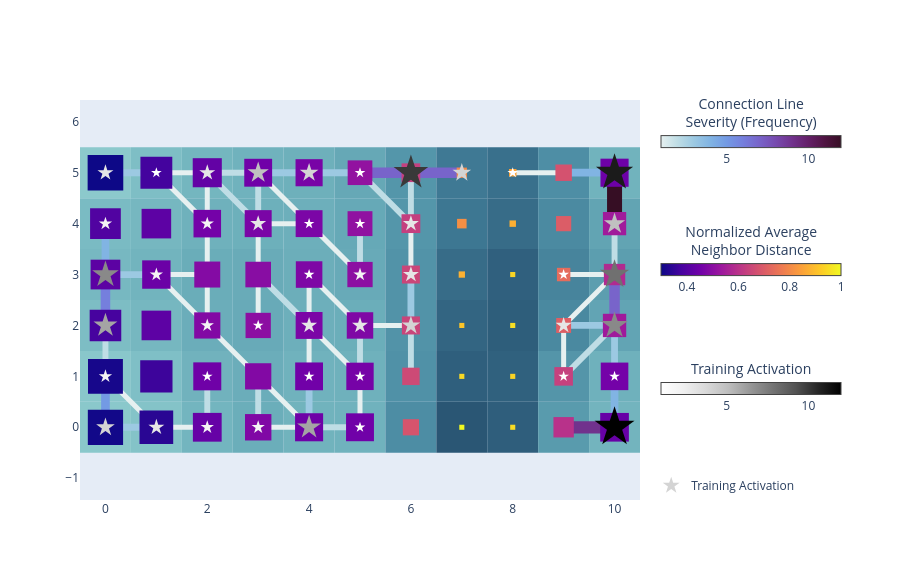

Notebook cell for this chart:
### Code cell
basin.pond(base_style=modern_style) \
    .rhizome_layer() \
    .pad_layer() \
    .petal_layer() \
    .visualize();

### Figure 1 — Plotly figure (JSON) as saved in the notebook; plotly's stock layout.template omitted (floating-point values rounded to 4 significant figures)
{"data": [{"hoverinfo": "none", "marker": {"cmax": 12, "cmin": 1, "color": [1], "colorbar": {"len": 200, "lenmode": "pixels", "orientation": "h", "thickness": 12, "title": {"side": "top", "text": "Connection Line<br>Severity (Frequency)"}, "x": 1.02, "xanchor": "left", "y": 0.92, "yanchor": "middle"}, "colorscale": [[0, "rgb(230, 240, 240)"], [0.09091, "rgb(191, 221, 229)"], [0.1818, "rgb(156, 201, 226)"], [0.2727, "rgb(129, 180, 227)"], [0.3636, "rgb(115, 154, 228)"], [0.4545, "rgb(117, 127, 221)"], [0.5455, "rgb(120, 100, 202)"], [0.6364, "rgb(119, 74, 175)"], [0.7273, "rgb(113, 50, 141)"], [0.8182, "rgb(100, 31, 104)"], [0.9091, "rgb(80, 20, 66)"], [1, "rgb(54, 14, 36)"]], "showscale": true}, "mode": "markers", "showlegend": false, "type": "scatter", "x": [null], "y": [null]}, {"hoverinfo": "none", "marker": {"cmax": 1, "cmin": 0.3, "color": [0.3], "colorbar": {"len": 200, "lenmode": "pixels", "orientation": "h", "thickness": 12, "title": {"side": "top", "text": "Normalized Average<br>Neighbor Distance"}, "x": 1.02, "xanchor": "left", "y": 0.6, "yanchor": "middle"}, "colorscale": [[0, "#0d0887"], [0.1111, "#46039f"], [0.2222, "#7201a8"], [0.3333, "#9c179e"], [0.4444, "#bd3786"], [0.5556, "#d8576b"], [0.6667, "#ed7953"], [0.7778, "#fb9f3a"], [0.8889, "#fdca26"], [1, "#f0f921"]], "showscale": true}, "mode": "markers", "showlegend": false, "type": "scatter", "x": [null], "y": [null]}, {"legendgroup": "petal", "marker": {"cmax": 12, "cmin": 1, "color": [4, 3, 2, 2, 6, 1, 12, 2, 1, 1, 1, 1, 1, 6, 2, 1, 3, 3, 4, 3, 7, 7, 2, 1, 2, 3, 1, 8, 2, 2, 3, 1, 1, 3, 5, 3, 1, 3, 5, 4, 1, 10, 4, 1, 11], "colorbar": {"len": 200, "lenmode": "pixels", "orientation": "h", "thickness": 12, "title": {"side": "top", "text": "Training Activation"}, "x": 1.02, "xanchor": "left", "y": 0.28, "yanchor": "middle"}, "colorscale": [[0, "rgb(255,255,255)"], [0.125, "rgb(240,240,240)"], [0.25, "rgb(217,217,217)"], [0.375, "rgb(189,189,189)"], [0.5, "rgb(150,150,150)"], [0.625, "rgb(115,115,115)"], [0.75, "rgb(82,82,82)"], [0.875, "rgb(37,37,37)"], [1, "rgb(0,0,0)"]], "line": {"color": [4, 3, 2, 2, 6, 1, 12, 2, 1, 1, 1, 1, 1, 6, 2, 1, 3, 3, 4, 3, 7, 7, 2, 1, 2, 3, 1, 8, 2, 2, 3, 1, 1, 3, 5, 3, 1, 3, 5, 4, 1, 10, 4, 1, 11], "colorscale": [[0, "rgb(255,255,255)"], [0.125, "rgb(240,240,240)"], [0.25, "rgb(217,217,217)"], [0.375, "rgb(189,189,189)"], [0.5, "rgb(150,150,150)"], [0.625, "rgb(115,115,115)"], [0.75, "rgb(82,82,82)"], [0.875, "rgb(37,37,37)"], [1, "rgb(0,0,0)"]], "width": 0}, "opacity": 1, "showscale": true, "size": [14.0, 12.0, 10.0, 10.0, 18.0, 8.0, 30.0, 10.0, 8.0, 8.0, 8.0, 8.0, 8.0, 18.0, 10.0, 8.0, 12.0, 12.0, 14.0, 12.0, 20.0, 20.0, 10.0, 8.0, 10.0, 12.0, 8.0, 22.0, 10.0, 10.0, 12.0, 8.0, 8.0, 12.0, 16.0, 12.0, 8.0, 12.0, 16.0, 14.0, 8.0, 26.0, 14.0, 8.0, 28.0], "symbol": "star"}, "mode": "markers", "name": "Training Activation", "type": "scatter", "x": [0, 1, 2, 3, 4, 5, 10, 0, 2, 4, 5, 9, 10, 0, 2, 3, 4, 5, 6, 9, 10, 0, 1, 4, 5, 6, 9, 10, 0, 2, 3, 4, 5, 6, 10, 0, 1, 2, 3, 4, 5, 6, 7, 8, 10], "y": [0, 0, 0, 0, 0, 0, 0, 1, 1, 1, 1, 1, 1, 2, 2, 2, 2, 2, 2, 2, 2, 3, 3, 3, 3, 3, 3, 3, 4, 4, 4, 4, 4, 4, 4, 5, 5, 5, 5, 5, 5, 5, 5, 5, 5]}], "layout": {"autosize": true, "height": 580, "legend": {"x": 1.02, "xanchor": "left", "y": 0, "yanchor": "bottom"}, "margin": {"r": 260}, "shapes": [{"fillcolor": "rgb(138, 200, 203)", "layer": "between", "line": {"width": 0}, "type": "rect", "x0": -0.5, "x1": 0.5, "xref": "x", "y0": -0.5, "y1": 0.5, "yref": "y"}, {"fillcolor": "rgb(132, 195, 200)", "layer": "between", "line": {"width": 0}, "type": "rect", "x0": 0.5, "x1": 1.5, "xref": "x", "y0": -0.5, "y1": 0.5, "yref": "y"}, {"fillcolor": "rgb(115, 181, 191)", "layer": "between", "line": {"width": 0}, "type": "rect", "x0": 1.5, "x1": 2.5, "xref": "x", "y0": -0.5, "y1": 0.5, "yref": "y"}, {"fillcolor": "rgb(107, 174, 186)", "layer": "between", "line": {"width": 0}, "type": "rect", "x0": 2.5, "x1": 3.5, "xref": "x", "y0": -0.5, "y1": 0.5, "yref": "y"}, {"fillcolor": "rgb(113, 179, 189)", "layer": "between", "line": {"width": 0}, "type": "rect", "x0": 3.5, "x1": 4.5, "xref": "x", "y0": -0.5, "y1": 0.5, "yref": "y"}, {"fillcolor": "rgb(112, 178, 189)", "layer": "between", "line": {"width": 0}, "type": "rect", "x0": 4.5, "x1": 5.5, "xref": "x", "y0": -0.5, "y1": 0.5, "yref": "y"}, {"fillcolor": "rgb(77, 141, 164)", "layer": "between", "line": {"width": 0}, "type": "rect", "x0": 5.5, "x1": 6.5, "xref": "x", "y0": -0.5, "y1": 0.5, "yref": "y"}, {"fillcolor": "rgb(42, 86, 116)", "layer": "between", "line": {"width": 0}, "type": "rect", "x0": 6.5, "x1": 7.5, "xref": "x", "y0": -0.5, "y1": 0.5, "yref": "y"}, {"fillcolor": "rgb(47, 94, 124)", "layer": "between", "line": {"width": 0}, "type": "rect", "x0": 7.5, "x1": 8.5, "xref": "x", "y0": -0.5, "y1": 0.5, "yref": "y"}, {"fillcolor": "rgb(89, 155, 173)", "layer": "between", "line": {"width": 0}, "type": "rect", "x0": 8.5, "x1": 9.5, "xref": "x", "y0": -0.5, "y1": 0.5, "yref": "y"}, {"fillcolor": "rgb(115, 180, 190)", "layer": "between", "line": {"width": 0}, "type": "rect", "x0": 9.5, "x1": 10.5, "xref": "x", "y0": -0.5, "y1": 0.5, "yref": "y"}, {"fillcolor": "rgb(137, 199, 203)", "layer": "between", "line": {"width": 0}, "type": "rect", "x0": -0.5, "x1": 0.5, "xref": "x", "y0": 0.5, "y1": 1.5, "yref": "y"}, {"fillcolor": "rgb(127, 191, 198)", "layer": "between", "line": {"width": 0}, "type": "rect", "x0": 0.5, "x1": 1.5, "xref": "x", "y0": 0.5, "y1": 1.5, "yref": "y"}, {"fillcolor": "rgb(113, 178, 189)", "layer": "between", "line": {"width": 0}, "type": "rect", "x0": 1.5, "x1": 2.5, "xref": "x", "y0": 0.5, "y1": 1.5, "yref": "y"}, {"fillcolor": "rgb(107, 173, 186)", "layer": "between", "line": {"width": 0}, "type": "rect", "x0": 2.5, "x1": 3.5, "xref": "x", "y0": 0.5, "y1": 1.5, "yref": "y"}, {"fillcolor": "rgb(112, 178, 189)", "layer": "between", "line": {"width": 0}, "type": "rect", "x0": 3.5, "x1": 4.5, "xref": "x", "y0": 0.5, "y1": 1.5, "yref": "y"}, {"fillcolor": "rgb(111, 177, 188)", "layer": "between", "line": {"width": 0}, "type": "rect", "x0": 4.5, "x1": 5.5, "xref": "x", "y0": 0.5, "y1": 1.5, "yref": "y"}, {"fillcolor": "rgb(80, 145, 167)", "layer": "between", "line": {"width": 0}, "type": "rect", "x0": 5.5, "x1": 6.5, "xref": "x", "y0": 0.5, "y1": 1.5, "yref": "y"}, {"fillcolor": "rgb(47, 95, 125)", "layer": "between", "line": {"width": 0}, "type": "rect", "x0": 6.5, "x1": 7.5, "xref": "x", "y0": 0.5, "y1": 1.5, "yref": "y"}, {"fillcolor": "rgb(48, 97, 126)", "layer": "between", "line": {"width": 0}, "type": "rect", "x0": 7.5, "x1": 8.5, "xref": "x", "y0": 0.5, "y1": 1.5, "yref": "y"}, {"fillcolor": "rgb(84, 149, 169)", "layer": "between", "line": {"width": 0}, "type": "rect", "x0": 8.5, "x1": 9.5, "xref": "x", "y0": 0.5, "y1": 1.5, "yref": "y"}, {"fillcolor": "rgb(111, 177, 188)", "layer": "between", "line": {"width": 0}, "type": "rect", "x0": 9.5, "x1": 10.5, "xref": "x", "y0": 0.5, "y1": 1.5, "yref": "y"}, {"fillcolor": "rgb(125, 189, 196)", "layer": "between", "line": {"width": 0}, "type": "rect", "x0": -0.5, "x1": 0.5, "xref": "x", "y0": 1.5, "y1": 2.5, "yref": "y"}, {"fillcolor": "rgb(118, 183, 192)", "layer": "between", "line": {"width": 0}, "type": "rect", "x0": 0.5, "x1": 1.5, "xref": "x", "y0": 1.5, "y1": 2.5, "yref": "y"}, {"fillcolor": "rgb(107, 173, 186)", "layer": "between", "line": {"width": 0}, "type": "rect", "x0": 1.5, "x1": 2.5, "xref": "x", "y0": 1.5, "y1": 2.5, "yref": "y"}, {"fillcolor": "rgb(104, 170, 184)", "layer": "between", "line": {"width": 0}, "type": "rect", "x0": 2.5, "x1": 3.5, "xref": "x", "y0": 1.5, "y1": 2.5, "yref": "y"}, {"fillcolor": "rgb(109, 175, 187)", "layer": "between", "line": {"width": 0}, "type": "rect", "x0": 3.5, "x1": 4.5, "xref": "x", "y0": 1.5, "y1": 2.5, "yref": "y"}, {"fillcolor": "rgb(107, 174, 186)", "layer": "between", "line": {"width": 0}, "type": "rect", "x0": 4.5, "x1": 5.5, "xref": "x", "y0": 1.5, "y1": 2.5, "yref": "y"}, {"fillcolor": "rgb(82, 147, 168)", "layer": "between", "line": {"width": 0}, "type": "rect", "x0": 5.5, "x1": 6.5, "xref": "x", "y0": 1.5, "y1": 2.5, "yref": "y"}, {"fillcolor": "rgb(51, 101, 130)", "layer": "between", "line": {"width": 0}, "type": "rect", "x0": 6.5, "x1": 7.5, "xref": "x", "y0": 1.5, "y1": 2.5, "yref": "y"}, {"fillcolor": "rgb(46, 94, 123)", "layer": "between", "line": {"width": 0}, "type": "rect", "x0": 7.5, "x1": 8.5, "xref": "x", "y0": 1.5, "y1": 2.5, "yref": "y"}, {"fillcolor": "rgb(74, 137, 160)", "layer": "between", "line": {"width": 0}, "type": "rect", "x0": 8.5, "x1": 9.5, "xref": "x", "y0": 1.5, "y1": 2.5, "yref": "y"}, {"fillcolor": "rgb(98, 164, 180)", "layer": "between", "line": {"width": 0}, "type": "rect", "x0": 9.5, "x1": 10.5, "xref": "x", "y0": 1.5, "y1": 2.5, "yref": "y"}, {"fillcolor": "rgb(119, 184, 193)", "layer": "between", "line": {"width": 0}, "type": "rect", "x0": -0.5, "x1": 0.5, "xref": "x", "y0": 2.5, "y1": 3.5, "yref": "y"}, {"fillcolor": "rgb(114, 180, 190)", "layer": "between", "line": {"width": 0}, "type": "rect", "x0": 0.5, "x1": 1.5, "xref": "x", "y0": 2.5, "y1": 3.5, "yref": "y"}, {"fillcolor": "rgb(106, 173, 185)", "layer": "between", "line": {"width": 0}, "type": "rect", "x0": 1.5, "x1": 2.5, "xref": "x", "y0": 2.5, "y1": 3.5, "yref": "y"}, {"fillcolor": "rgb(105, 171, 184)", "layer": "between", "line": {"width": 0}, "type": "rect", "x0": 2.5, "x1": 3.5, "xref": "x", "y0": 2.5, "y1": 3.5, "yref": "y"}, {"fillcolor": "rgb(108, 174, 186)", "layer": "between", "line": {"width": 0}, "type": "rect", "x0": 3.5, "x1": 4.5, "xref": "x", "y0": 2.5, "y1": 3.5, "yref": "y"}, {"fillcolor": "rgb(104, 170, 184)", "layer": "between", "line": {"width": 0}, "type": "rect", "x0": 4.5, "x1": 5.5, "xref": "x", "y0": 2.5, "y1": 3.5, "yref": "y"}, {"fillcolor": "rgb(82, 147, 168)", "layer": "between", "line": {"width": 0}, "type": "rect", "x0": 5.5, "x1": 6.5, "xref": "x", "y0": 2.5, "y1": 3.5, "yref": "y"}, {"fillcolor": "rgb(55, 108, 136)", "layer": "between", "line": {"width": 0}, "type": "rect", "x0": 6.5, "x1": 7.5, "xref": "x", "y0": 2.5, "y1": 3.5, "yref": "y"}, {"fillcolor": "rgb(48, 96, 126)", "layer": "between", "line": {"width": 0}, "type": "rect", "x0": 7.5, "x1": 8.5, "xref": "x", "y0": 2.5, "y1": 3.5, "yref": "y"}, {"fillcolor": "rgb(71, 132, 156)", "layer": "between", "line": {"width": 0}, "type": "rect", "x0": 8.5, "x1": 9.5, "xref": "x", "y0": 2.5, "y1": 3.5, "yref": "y"}, {"fillcolor": "rgb(92, 158, 175)", "layer": "between", "line": {"width": 0}, "type": "rect", "x0": 9.5, "x1": 10.5, "xref": "x", "y0": 2.5, "y1": 3.5, "yref": "y"}, {"fillcolor": "rgb(122, 187, 195)", "layer": "between", "line": {"width": 0}, "type": "rect", "x0": -0.5, "x1": 0.5, "xref": "x", "y0": 3.5, "y1": 4.5, "yref": "y"}, {"fillcolor": "rgb(118, 183, 192)", "layer": "between", "line": {"width": 0}, "type": "rect", "x0": 0.5, "x1": 1.5, "xref": "x", "y0": 3.5, "y1": 4.5, "yref": "y"}, {"fillcolor": "rgb(111, 177, 188)", "layer": "between", "line": {"width": 0}, "type": "rect", "x0": 1.5, "x1": 2.5, "xref": "x", "y0": 3.5, "y1": 4.5, "yref": "y"}, {"fillcolor": "rgb(109, 176, 187)", "layer": "between", "line": {"width": 0}, "type": "rect", "x0": 2.5, "x1": 3.5, "xref": "x", "y0": 3.5, "y1": 4.5, "yref": "y"}, {"fillcolor": "rgb(109, 175, 187)", "layer": "between", "line": {"width": 0}, "type": "rect", "x0": 3.5, "x1": 4.5, "xref": "x", "y0": 3.5, "y1": 4.5, "yref": "y"}, {"fillcolor": "rgb(102, 169, 183)", "layer": "between", "line": {"width": 0}, "type": "rect", "x0": 4.5, "x1": 5.5, "xref": "x", "y0": 3.5, "y1": 4.5, "yref": "y"}, {"fillcolor": "rgb(84, 150, 170)", "layer": "between", "line": {"width": 0}, "type": "rect", "x0": 5.5, "x1": 6.5, "xref": "x", "y0": 3.5, "y1": 4.5, "yref": "y"}, {"fillcolor": "rgb(61, 119, 146)", "layer": "between", "line": {"width": 0}, "type": "rect", "x0": 6.5, "x1": 7.5, "xref": "x", "y0": 3.5, "y1": 4.5, "yref": "y"}, {"fillcolor": "rgb(55, 108, 136)", "layer": "between", "line": {"width": 0}, "type": "rect", "x0": 7.5, "x1": 8.5, "xref": "x", "y0": 3.5, "y1": 4.5, "yref": "y"}, {"fillcolor": "rgb(75, 138, 161)", "layer": "between", "line": {"width": 0}, "type": "rect", "x0": 8.5, "x1": 9.5, "xref": "x", "y0": 3.5, "y1": 4.5, "yref": "y"}, {"fillcolor": "rgb(98, 164, 179)", "layer": "between", "line": {"width": 0}, "type": "rect", "x0": 9.5, "x1": 10.5, "xref": "x", "y0": 3.5, "y1": 4.5, "yref": "y"}, {"fillcolor": "rgb(140, 201, 204)", "layer": "between", "line": {"width": 0}, "type": "rect", "x0": -0.5, "x1": 0.5, "xref": "x", "y0": 4.5, "y1": 5.5, "yref": "y"}, {"fillcolor": "rgb(126, 190, 197)", "layer": "between", "line": {"width": 0}, "type": "rect", "x0": 0.5, "x1": 1.5, "xref": "x", "y0": 4.5, "y1": 5.5, "yref": "y"}, {"fillcolor": "rgb(116, 182, 191)", "layer": "between", "line": {"width": 0}, "type": "rect", "x0": 1.5, "x1": 2.5, "xref": "x", "y0": 4.5, "y1": 5.5, "yref": "y"}, {"fillcolor": "rgb(112, 178, 189)", "layer": "between", "line": {"width": 0}, "type": "rect", "x0": 2.5, "x1": 3.5, "xref": "x", "y0": 4.5, "y1": 5.5, "yref": "y"}, {"fillcolor": "rgb(110, 176, 187)", "layer": "between", "line": {"width": 0}, "type": "rect", "x0": 3.5, "x1": 4.5, "xref": "x", "y0": 4.5, "y1": 5.5, "yref": "y"}, {"fillcolor": "rgb(102, 168, 182)", "layer": "between", "line": {"width": 0}, "type": "rect", "x0": 4.5, "x1": 5.5, "xref": "x", "y0": 4.5, "y1": 5.5, "yref": "y"}, {"fillcolor": "rgb(84, 150, 170)", "layer": "between", "line": {"width": 0}, "type": "rect", "x0": 5.5, "x1": 6.5, "xref": "x", "y0": 4.5, "y1": 5.5, "yref": "y"}, {"fillcolor": "rgb(63, 121, 148)", "layer": "between", "line": {"width": 0}, "type": "rect", "x0": 6.5, "x1": 7.5, "xref": "x", "y0": 4.5, "y1": 5.5, "yref": "y"}, {"fillcolor": "rgb(57, 112, 140)", "layer": "between", "line": {"width": 0}, "type": "rect", "x0": 7.5, "x1": 8.5, "xref": "x", "y0": 4.5, "y1": 5.5, "yref": "y"}, {"fillcolor": "rgb(78, 142, 165)", "layer": "between", "line": {"width": 0}, "type": "rect", "x0": 8.5, "x1": 9.5, "xref": "x", "y0": 4.5, "y1": 5.5, "yref": "y"}, {"fillcolor": "rgb(113, 179, 189)", "layer": "between", "line": {"width": 0}, "type": "rect", "x0": 9.5, "x1": 10.5, "xref": "x", "y0": 4.5, "y1": 5.5, "yref": "y"}, {"layer": "between", "line": {"color": "rgb(156, 201, 226)", "width": 6.818}, "type": "line", "x0": 0, "x1": 1, "y0": 0, "y1": 0}, {"layer": "between", "line": {"color": "rgb(115, 154, 228)", "width": 8.636}, "type": "line", "x0": 0, "x1": 0, "y0": 0, "y1": 1}, {"layer": "between", "line": {"color": "rgb(230, 240, 240)", "width": 5}, "type": "line", "x0": 1, "x1": 2, "y0": 0, "y1": 0}, {"layer": "between", "line": {"color": "rgb(230, 240, 240)", "width": 5}, "type": "line", "x0": 1, "x1": 0, "y0": 0, "y1": 1}, {"layer": "between", "line": {"color": "rgb(191, 221, 229)", "width": 5.909}, "type": "line", "x0": 2, "x1": 2, "y0": 0, "y1": 1}, {"layer": "between", "line": {"color": "rgb(230, 240, 240)", "width": 5}, "type": "line", "x0": 3, "x1": 4, "y0": 0, "y1": 0}, {"layer": "between", "line": {"color": "rgb(191, 221, 229)", "width": 5.909}, "type": "line", "x0": 3, "x1": 3, "y0": 0, "y1": 1}, {"layer": "between", "line": {"color": "rgb(191, 221, 229)", "width": 5.909}, "type": "line", "x0": 4, "x1": 5, "y0": 0, "y1": 0}, {"layer": "between", "line": {"color": "rgb(230, 240, 240)", "width": 5}, "type": "line", "x0": 4, "x1": 3, "y0": 0, "y1": 1}, {"layer": "between", "line": {"color": "rgb(156, 201, 226)", "width": 6.818}, "type": "line", "x0": 4, "x1": 4, "y0": 0, "y1": 1}, {"layer": "between", "line": {"color": "rgb(230, 240, 240)", "width": 5}, "type": "line", "x0": 5, "x1": 5, "y0": 0, "y1": 1}, {"layer": "between", "line": {"color": "rgb(113, 50, 141)", "width": 12.27}, "type": "line", "x0": 9, "x1": 10, "y0": 0, "y1": 0}, {"layer": "between", "line": {"color": "rgb(129, 180, 227)", "width": 7.727}, "type": "line", "x0": 10, "x1": 10, "y0": 0, "y1": 1}, {"layer": "between", "line": {"color": "rgb(191, 221, 229)", "width": 5.909}, "type": "line", "x0": 0, "x1": 0, "y0": 1, "y1": 2}, {"layer": "between", "line": {"color": "rgb(230, 240, 240)", "width": 5}, "type": "line", "x0": 3, "x1": 2, "y0": 1, "y1": 2}, {"layer": "between", "line": {"color": "rgb(230, 240, 240)", "width": 5}, "type": "line", "x0": 4, "x1": 4, "y0": 1, "y1": 2}, {"layer": "between", "line": {"color": "rgb(230, 240, 240)", "width": 5}, "type": "line", "x0": 5, "x1": 4, "y0": 1, "y1": 2}, {"layer": "between", "line": {"color": "rgb(191, 221, 229)", "width": 5.909}, "type": "line", "x0": 5, "x1": 5, "y0": 1, "y1": 2}, {"layer": "between", "line": {"color": "rgb(191, 221, 229)", "width": 5.909}, "type": "line", "x0": 6, "x1": 6, "y0": 1, "y1": 2}, {"layer": "between", "line": {"color": "rgb(230, 240, 240)", "width": 5}, "type": "line", "x0": 9, "x1": 9, "y0": 1, "y1": 2}, {"layer": "between", "line": {"color": "rgb(191, 221, 229)", "width": 5.909}, "type": "line", "x0": 9, "x1": 10, "y0": 1, "y1": 2}, {"layer": "between", "line": {"color": "rgb(156, 201, 226)", "width": 6.818}, "type": "line", "x0": 10, "x1": 10, "y0": 1, "y1": 2}, {"layer": "between", "line": {"color": "rgb(117, 127, 221)", "width": 9.545}, "type": "line", "x0": 0, "x1": 0, "y0": 2, "y1": 3}, {"layer": "between", "line": {"color": "rgb(230, 240, 240)", "width": 5}, "type": "line", "x0": 2, "x1": 1, "y0": 2, "y1": 3}, {"layer": "between", "line": {"color": "rgb(230, 240, 240)", "width": 5}, "type": "line", "x0": 2, "x1": 2, "y0": 2, "y1": 3}, {"layer": "between", "line": {"color": "rgb(230, 240, 240)", "width": 5}, "type": "line", "x0": 3, "x1": 3, "y0": 2, "y1": 3}, {"layer": "between", "line": {"color": "rgb(191, 221, 229)", "width": 5.909}, "type": "line", "x0": 4, "x1": 3, "y0": 2, "y1": 3}, {"layer": "between", "line": {"color": "rgb(230, 240, 240)", "width": 5}, "type": "line", "x0": 4, "x1": 4, "y0": 2, "y1": 3}, {"layer": "between", "line": {"color": "rgb(230, 240, 240)", "width": 5}, "type": "line", "x0": 5, "x1": 6, "y0": 2, "y1": 2}, {"layer": "between", "line": {"color": "rgb(230, 240, 240)", "width": 5}, "type": "line", "x0": 5, "x1": 4, "y0": 2, "y1": 3}, {"layer": "between", "line": {"color": "rgb(156, 201, 226)", "width": 6.818}, "type": "line", "x0": 6, "x1": 6, "y0": 2, "y1": 3}, {"layer": "between", "line": {"color": "rgb(156, 201, 226)", "width": 6.818}, "type": "line", "x0": 9, "x1": 10, "y0": 2, "y1": 2}, {"layer": "between", "line": {"color": "rgb(230, 240, 240)", "width": 5}, "type": "line", "x0": 9, "x1": 10, "y0": 2, "y1": 3}, {"layer": "between", "line": {"color": "rgb(120, 100, 202)", "width": 10.45}, "type": "line", "x0": 10, "x1": 10, "y0": 2, "y1": 3}, {"layer": "between", "line": {"color": "rgb(156, 201, 226)", "width": 6.818}, "type": "line", "x0": 0, "x1": 1, "y0": 3, "y1": 3}, {"layer": "between", "line": {"color": "rgb(129, 180, 227)", "width": 7.727}, "type": "line", "x0": 0, "x1": 0, "y0": 3, "y1": 4}, {"layer": "between", "line": {"color": "rgb(230, 240, 240)", "width": 5}, "type": "line", "x0": 1, "x1": 2, "y0": 3, "y1": 3}, {"layer": "between", "line": {"color": "rgb(230, 240, 240)", "width": 5}, "type": "line", "x0": 2, "x1": 2, "y0": 3, "y1": 4}, {"layer": "between", "line": {"color": "rgb(230, 240, 240)", "width": 5}, "type": "line", "x0": 3, "x1": 3, "y0": 3, "y1": 4}, {"layer": "between", "line": {"color": "rgb(230, 240, 240)", "width": 5}, "type": "line", "x0": 5, "x1": 4, "y0": 3, "y1": 4}, {"layer": "between", "line": {"color": "rgb(191, 221, 229)", "width": 5.909}, "type": "line", "x0": 5, "x1": 5, "y0": 3, "y1": 4}, {"layer": "between", "line": {"color": "rgb(230, 240, 240)", "width": 5}, "type": "line", "x0": 6, "x1": 6, "y0": 3, "y1": 4}, {"layer": "between", "line": {"color": "rgb(230, 240, 240)", "width": 5}, "type": "line", "x0": 9, "x1": 10, "y0": 3, "y1": 3}, {"layer": "between", "line": {"color": "rgb(191, 221, 229)", "width": 5.909}, "type": "line", "x0": 10, "x1": 10, "y0": 3, "y1": 4}, {"layer": "between", "line": {"color": "rgb(230, 240, 240)", "width": 5}, "type": "line", "x0": 2, "x1": 1, "y0": 4, "y1": 5}, {"layer": "between", "line": {"color": "rgb(230, 240, 240)", "width": 5}, "type": "line", "x0": 2, "x1": 2, "y0": 4, "y1": 5}, {"layer": "between", "line": {"color": "rgb(230, 240, 240)", "width": 5}, "type": "line", "x0": 3, "x1": 4, "y0": 4, "y1": 4}, {"layer": "between", "line": {"color": "rgb(191, 221, 229)", "width": 5.909}, "type": "line", "x0": 3, "x1": 2, "y0": 4, "y1": 5}, {"layer": "between", "line": {"color": "rgb(191, 221, 229)", "width": 5.909}, "type": "line", "x0": 3, "x1": 3, "y0": 4, "y1": 5}, {"layer": "between", "line": {"color": "rgb(230, 240, 240)", "width": 5}, "type": "line", "x0": 4, "x1": 3, "y0": 4, "y1": 5}, {"layer": "between", "line": {"color": "rgb(191, 221, 229)", "width": 5.909}, "type": "line", "x0": 6, "x1": 5, "y0": 4, "y1": 5}, {"layer": "between", "line": {"color": "rgb(191, 221, 229)", "width": 5.909}, "type": "line", "x0": 6, "x1": 6, "y0": 4, "y1": 5}, {"layer": "between", "line": {"color": "rgb(54, 14, 36)", "width": 15}, "type": "line", "x0": 10, "x1": 10, "y0": 4, "y1": 5}, {"layer": "between", "line": {"color": "rgb(156, 201, 226)", "width": 6.818}, "type": "line", "x0": 0, "x1": 1, "y0": 5, "y1": 5}, {"layer": "between", "line": {"color": "rgb(230, 240, 240)", "width": 5}, "type": "line", "x0": 1, "x1": 2, "y0": 5, "y1": 5}, {"layer": "between", "line": {"color": "rgb(191, 221, 229)", "width": 5.909}, "type": "line", "x0": 2, "x1": 3, "y0": 5, "y1": 5}, {"layer": "between", "line": {"color": "rgb(156, 201, 226)", "width": 6.818}, "type": "line", "x0": 3, "x1": 4, "y0": 5, "y1": 5}, {"layer": "between", "line": {"color": "rgb(156, 201, 226)", "width": 6.818}, "type": "line", "x0": 4, "x1": 5, "y0": 5, "y1": 5}, {"layer": "between", "line": {"color": "rgb(120, 100, 202)", "width": 10.45}, "type": "line", "x0": 5, "x1": 6, "y0": 5, "y1": 5}, {"layer": "between", "line": {"color": "rgb(120, 100, 202)", "width": 10.45}, "type": "line", "x0": 6, "x1": 7, "y0": 5, "y1": 5}, {"layer": "between", "line": {"color": "rgb(230, 240, 240)", "width": 5}, "type": "line", "x0": 8, "x1": 9, "y0": 5, "y1": 5}, {"layer": "between", "line": {"color": "rgb(129, 180, 227)", "width": 7.727}, "type": "line", "x0": 9, "x1": 10, "y0": 5, "y1": 5}, {"fillcolor": "rgb(18, 8, 137)", "layer": "between", "line": {"width": 0}, "type": "rect", "x0": -0.3462, "x1": 0.3462, "xref": "x", "y0": -0.3462, "y1": 0.3462, "yref": "y"}, {"fillcolor": "rgb(41, 6, 147)", "layer": "between", "line": {"width": 0}, "type": "rect", "x0": 0.6692, "x1": 1.331, "xref": "x", "y0": -0.3308, "y1": 0.3308, "yref": "y"}, {"fillcolor": "rgb(102, 2, 166)", "layer": "between", "line": {"width": 0}, "type": "rect", "x0": 1.717, "x1": 2.283, "xref": "x", "y0": -0.2826, "y1": 0.2826, "yref": "y"}, {"fillcolor": "rgb(128, 8, 165)", "layer": "between", "line": {"width": 0}, "type": "rect", "x0": 2.74, "x1": 3.26, "xref": "x", "y0": -0.2596, "y1": 0.2596, "yref": "y"}, {"fillcolor": "rgb(110, 1, 167)", "layer": "between", "line": {"width": 0}, "type": "rect", "x0": 3.724, "x1": 4.276, "xref": "x", "y0": -0.2756, "y1": 0.2756, "yref": "y"}, {"fillcolor": "rgb(112, 1, 168)", "layer": "between", "line": {"width": 0}, "type": "rect", "x0": 4.726, "x1": 5.274, "xref": "x", "y0": -0.2739, "y1": 0.2739, "yref": "y"}, {"fillcolor": "rgb(214, 84, 109)", "layer": "between", "line": {"width": 0}, "type": "rect", "x0": 5.841, "x1": 6.159, "xref": "x", "y0": -0.1591, "y1": 0.1591, "yref": "y"}, {"fillcolor": "rgb(240, 249, 33)", "layer": "between", "line": {"width": 0}, "type": "rect", "x0": 6.95, "x1": 7.05, "xref": "x", "y0": -0.05, "y1": 0.05, "yref": "y"}, {"fillcolor": "rgb(248, 220, 36)", "layer": "between", "line": {"width": 0}, "type": "rect", "x0": 7.95, "x1": 8.05, "xref": "x", "y0": -0.05, "y1": 0.05, "yref": "y"}, {"fillcolor": "rgb(184, 50, 138)", "layer": "between", "line": {"width": 0}, "type": "rect", "x0": 8.8, "x1": 9.2, "xref": "x", "y0": -0.2003, "y1": 0.2003, "yref": "y"}, {"fillcolor": "rgb(103, 1, 166)", "layer": "between", "line": {"width": 0}, "type": "rect", "x0": 9.719, "x1": 10.28, "xref": "x", "y0": -0.2815, "y1": 0.2815, "yref": "y"}, {"fillcolor": "rgb(23, 7, 139)", "layer": "between", "line": {"width": 0}, "type": "rect", "x0": -0.3428, "x1": 0.3428, "xref": "x", "y0": 0.6572, "y1": 1.343, "yref": "y"}, {"fillcolor": "rgb(61, 4, 155)", "layer": "between", "line": {"width": 0}, "type": "rect", "x0": 0.6828, "x1": 1.317, "xref": "x", "y0": 0.6828, "y1": 1.317, "yref": "y"}, {"fillcolor": "rgb(111, 1, 167)", "layer": "between", "line": {"width": 0}, "type": "rect", "x0": 1.725, "x1": 2.275, "xref": "x", "y0": 0.7251, "y1": 1.275, "yref": "y"}, {"fillcolor": "rgb(130, 9, 164)", "layer": "between", "line": {"width": 0}, "type": "rect", "x0": 2.742, "x1": 3.258, "xref": "x", "y0": 0.7422, "y1": 1.258, "yref": "y"}, {"fillcolor": "rgb(113, 1, 168)", "layer": "between", "line": {"width": 0}, "type": "rect", "x0": 3.727, "x1": 4.273, "xref": "x", "y0": 0.7268, "y1": 1.273, "yref": "y"}, {"fillcolor": "rgb(118, 3, 167)", "layer": "between", "line": {"width": 0}, "type": "rect", "x0": 4.731, "x1": 5.269, "xref": "x", "y0": 0.731, "y1": 1.269, "yref": "y"}, {"fillcolor": "rgb(205, 74, 118)", "layer": "between", "line": {"width": 0}, "type": "rect", "x0": 5.829, "x1": 6.171, "xref": "x", "y0": 0.8291, "y1": 1.171, "yref": "y"}, {"fillcolor": "rgb(249, 217, 36)", "layer": "between", "line": {"width": 0}, "type": "rect", "x0": 6.95, "x1": 7.05, "xref": "x", "y0": 0.95, "y1": 1.05, "yref": "y"}, {"fillcolor": "rgb(250, 211, 37)", "layer": "between", "line": {"width": 0}, "type": "rect", "x0": 7.95, "x1": 8.05, "xref": "x", "y0": 0.95, "y1": 1.05, "yref": "y"}, {"fillcolor": "rgb(197, 65, 126)", "layer": "between", "line": {"width": 0}, "type": "rect", "x0": 8.818, "x1": 9.182, "xref": "x", "y0": 0.8178, "y1": 1.182, "yref": "y"}, {"fillcolor": "rgb(116, 2, 168)", "layer": "between", "line": {"width": 0}, "type": "rect", "x0": 9.729, "x1": 10.27, "xref": "x", "y0": 0.7293, "y1": 1.271, "yref": "y"}, {"fillcolor": "rgb(71, 3, 159)", "layer": "between", "line": {"width": 0}, "type": "rect", "x0": -0.3102, "x1": 0.3102, "xref": "x", "y0": 1.69, "y1": 2.31, "yref": "y"}, {"fillcolor": "rgb(93, 2, 164)", "layer": "between", "line": {"width": 0}, "type": "rect", "x0": 0.7091, "x1": 1.291, "xref": "x", "y0": 1.709, "y1": 2.291, "yref": "y"}, {"fillcolor": "rgb(130, 9, 164)", "layer": "between", "line": {"width": 0}, "type": "rect", "x0": 1.743, "x1": 2.257, "xref": "x", "y0": 1.743, "y1": 2.257, "yref": "y"}, {"fillcolor": "rgb(140, 14, 162)", "layer": "between", "line": {"width": 0}, "type": "rect", "x0": 2.752, "x1": 3.248, "xref": "x", "y0": 1.752, "y1": 2.248, "yref": "y"}, {"fillcolor": "rgb(123, 6, 166)", "layer": "between", "line": {"width": 0}, "type": "rect", "x0": 3.736, "x1": 4.264, "xref": "x", "y0": 1.736, "y1": 2.264, "yref": "y"}, {"fillcolor": "rgb(127, 8, 165)", "layer": "between", "line": {"width": 0}, "type": "rect", "x0": 4.74, "x1": 5.26, "xref": "x", "y0": 1.74, "y1": 2.26, "yref": "y"}, {"fillcolor": "rgb(201, 69, 122)", "layer": "between", "line": {"width": 0}, "type": "rect", "x0": 5.823, "x1": 6.177, "xref": "x", "y0": 1.823, "y1": 2.177, "yref": "y"}, {"fillcolor": "rgb(253, 197, 40)", "layer": "between", "line": {"width": 0}, "type": "rect", "x0": 6.95, "x1": 7.05, "xref": "x", "y0": 1.95, "y1": 2.05, "yref": "y"}, {"fillcolor": "rgb(247, 222, 36)", "layer": "between", "line": {"width": 0}, "type": "rect", "x0": 7.95, "x1": 8.05, "xref": "x", "y0": 1.95, "y1": 2.05, "yref": "y"}, {"fillcolor": "rgb(221, 95, 101)", "layer": "between", "line": {"width": 0}, "type": "rect", "x0": 8.854, "x1": 9.146, "xref": "x", "y0": 1.854, "y1": 2.146, "yref": "y"}, {"fillcolor": "rgb(159, 26, 155)", "layer": "between", "line": {"width": 0}, "type": "rect", "x0": 9.771, "x1": 10.23, "xref": "x", "y0": 1.771, "y1": 2.229, "yref": "y"}, {"fillcolor": "rgb(92, 2, 163)", "layer": "between", "line": {"width": 0}, "type": "rect", "x0": -0.2919, "x1": 0.2919, "xref": "x", "y0": 2.708, "y1": 3.292, "yref": "y"}, {"fillcolor": "rgb(107, 1, 166)", "layer": "between", "line": {"width": 0}, "type": "rect", "x0": 0.7213, "x1": 1.279, "xref": "x", "y0": 2.721, "y1": 3.279, "yref": "y"}, {"fillcolor": "rgb(132, 11, 164)", "layer": "between", "line": {"width": 0}, "type": "rect", "x0": 1.745, "x1": 2.255, "xref": "x", "y0": 2.745, "y1": 3.255, "yref": "y"}, {"fillcolor": "rgb(136, 13, 163)", "layer": "between", "line": {"width": 0}, "type": "rect", "x0": 2.748, "x1": 3.252, "xref": "x", "y0": 2.748, "y1": 3.252, "yref": "y"}, {"fillcolor": "rgb(126, 7, 165)", "layer": "between", "line": {"width": 0}, "type": "rect", "x0": 3.739, "x1": 4.261, "xref": "x", "y0": 2.739, "y1": 3.261, "yref": "y"}, {"fillcolor": "rgb(140, 15, 162)", "layer": "between", "line": {"width": 0}, "type": "rect", "x0": 4.752, "x1": 5.248, "xref": "x", "y0": 2.752, "y1": 3.248, "yref": "y"}, {"fillcolor": "rgb(202, 70, 121)", "layer": "between", "line": {"width": 0}, "type": "rect", "x0": 5.824, "x1": 6.176, "xref": "x", "y0": 2.824, "y1": 3.176, "yref": "y"}, {"fillcolor": "rgb(252, 177, 50)", "layer": "between", "line": {"width": 0}, "type": "rect", "x0": 6.938, "x1": 7.062, "xref": "x", "y0": 2.938, "y1": 3.062, "yref": "y"}, {"fillcolor": "rgb(250, 213, 37)", "layer": "between", "line": {"width": 0}, "type": "rect", "x0": 7.95, "x1": 8.05, "xref": "x", "y0": 2.95, "y1": 3.05, "yref": "y"}, {"fillcolor": "rgb(229, 108, 92)", "layer": "between", "line": {"width": 0}, "type": "rect", "x0": 8.868, "x1": 9.132, "xref": "x", "y0": 2.868, "y1": 3.132, "yref": "y"}, {"fillcolor": "rgb(176, 43, 143)", "layer": "between", "line": {"width": 0}, "type": "rect", "x0": 9.79, "x1": 10.21, "xref": "x", "y0": 2.79, "y1": 3.21, "yref": "y"}, {"fillcolor": "rgb(81, 3, 161)", "layer": "between", "line": {"width": 0}, "type": "rect", "x0": -0.3018, "x1": 0.3018, "xref": "x", "y0": 3.698, "y1": 4.302, "yref": "y"}, {"fillcolor": "rgb(93, 2, 164)", "layer": "between", "line": {"width": 0}, "type": "rect", "x0": 0.7096, "x1": 1.29, "xref": "x", "y0": 3.71, "y1": 4.29, "yref": "y"}, {"fillcolor": "rgb(116, 2, 168)", "layer": "between", "line": {"width": 0}, "type": "rect", "x0": 1.729, "x1": 2.271, "xref": "x", "y0": 3.729, "y1": 4.271, "yref": "y"}, {"fillcolor": "rgb(122, 5, 166)", "layer": "between", "line": {"width": 0}, "type": "rect", "x0": 2.735, "x1": 3.265, "xref": "x", "y0": 3.735, "y1": 4.265, "yref": "y"}, {"fillcolor": "rgb(123, 6, 166)", "layer": "between", "line": {"width": 0}, "type": "rect", "x0": 3.736, "x1": 4.264, "xref": "x", "y0": 3.736, "y1": 4.264, "yref": "y"}, {"fillcolor": "rgb(144, 17, 161)", "layer": "between", "line": {"width": 0}, "type": "rect", "x0": 4.756, "x1": 5.244, "xref": "x", "y0": 3.756, "y1": 4.244, "yref": "y"}, {"fillcolor": "rgb(196, 63, 127)", "layer": "between", "line": {"width": 0}, "type": "rect", "x0": 5.815, "x1": 6.185, "xref": "x", "y0": 3.815, "y1": 4.185, "yref": "y"}, {"fillcolor": "rgb(245, 143, 68)", "layer": "between", "line": {"width": 0}, "type": "rect", "x0": 6.906, "x1": 7.094, "xref": "x", "y0": 3.906, "y1": 4.094, "yref": "y"}, {"fillcolor": "rgb(252, 175, 51)", "layer": "between", "line": {"width": 0}, "type": "rect", "x0": 7.937, "x1": 8.063, "xref": "x", "y0": 3.937, "y1": 4.063, "yref": "y"}, {"fillcolor": "rgb(219, 93, 103)", "layer": "between", "line": {"width": 0}, "type": "rect", "x0": 8.851, "x1": 9.149, "xref": "x", "y0": 3.851, "y1": 4.149, "yref": "y"}, {"fillcolor": "rgb(160, 27, 155)", "layer": "between", "line": {"width": 0}, "type": "rect", "x0": 9.772, "x1": 10.23, "xref": "x", "y0": 3.772, "y1": 4.228, "yref": "y"}, {"fillcolor": "rgb(13, 8, 135)", "layer": "between", "line": {"width": 0}, "type": "rect", "x0": -0.35, "x1": 0.35, "xref": "x", "y0": 4.65, "y1": 5.35, "yref": "y"}, {"fillcolor": "rgb(68, 3, 158)", "layer": "between", "line": {"width": 0}, "type": "rect", "x0": 0.6872, "x1": 1.313, "xref": "x", "y0": 4.687, "y1": 5.313, "yref": "y"}, {"fillcolor": "rgb(99, 2, 165)", "layer": "between", "line": {"width": 0}, "type": "rect", "x0": 1.714, "x1": 2.286, "xref": "x", "y0": 4.714, "y1": 5.286, "yref": "y"}, {"fillcolor": "rgb(112, 1, 168)", "layer": "between", "line": {"width": 0}, "type": "rect", "x0": 2.726, "x1": 3.274, "xref": "x", "y0": 4.726, "y1": 5.274, "yref": "y"}, {"fillcolor": "rgb(120, 4, 166)", "layer": "between", "line": {"width": 0}, "type": "rect", "x0": 3.734, "x1": 4.266, "xref": "x", "y0": 4.734, "y1": 5.266, "yref": "y"}, {"fillcolor": "rgb(146, 18, 160)", "layer": "between", "line": {"width": 0}, "type": "rect", "x0": 4.758, "x1": 5.242, "xref": "x", "y0": 4.758, "y1": 5.242, "yref": "y"}, {"fillcolor": "rgb(196, 64, 127)", "layer": "between", "line": {"width": 0}, "type": "rect", "x0": 5.816, "x1": 6.184, "xref": "x", "y0": 4.816, "y1": 5.184, "yref": "y"}, {"fillcolor": "rgb(243, 137, 73)", "layer": "between", "line": {"width": 0}, "type": "rect", "x0": 6.899, "x1": 7.101, "xref": "x", "y0": 4.899, "y1": 5.101, "yref": "y"}, {"fillcolor": "rgb(251, 163, 56)", "layer": "between", "line": {"width": 0}, "type": "rect", "x0": 7.926, "x1": 8.074, "xref": "x", "y0": 4.926, "y1": 5.074, "yref": "y"}, {"fillcolor": "rgb(212, 82, 111)", "layer": "between", "line": {"width": 0}, "type": "rect", "x0": 8.838, "x1": 9.162, "xref": "x", "y0": 4.838, "y1": 5.162, "yref": "y"}, {"fillcolor": "rgb(109, 1, 167)", "layer": "between", "line": {"width": 0}, "type": "rect", "x0": 9.724, "x1": 10.28, "xref": "x", "y0": 4.724, "y1": 5.276, "yref": "y"}], "showlegend": true, "xaxis": {"constrain": "domain", "range": [-0.5, 10.5], "scaleanchor": "y", "showgrid": false, "zeroline": false}, "yaxis": {"range": [-0.5, 5.5], "showgrid": false, "zeroline": false}}}
